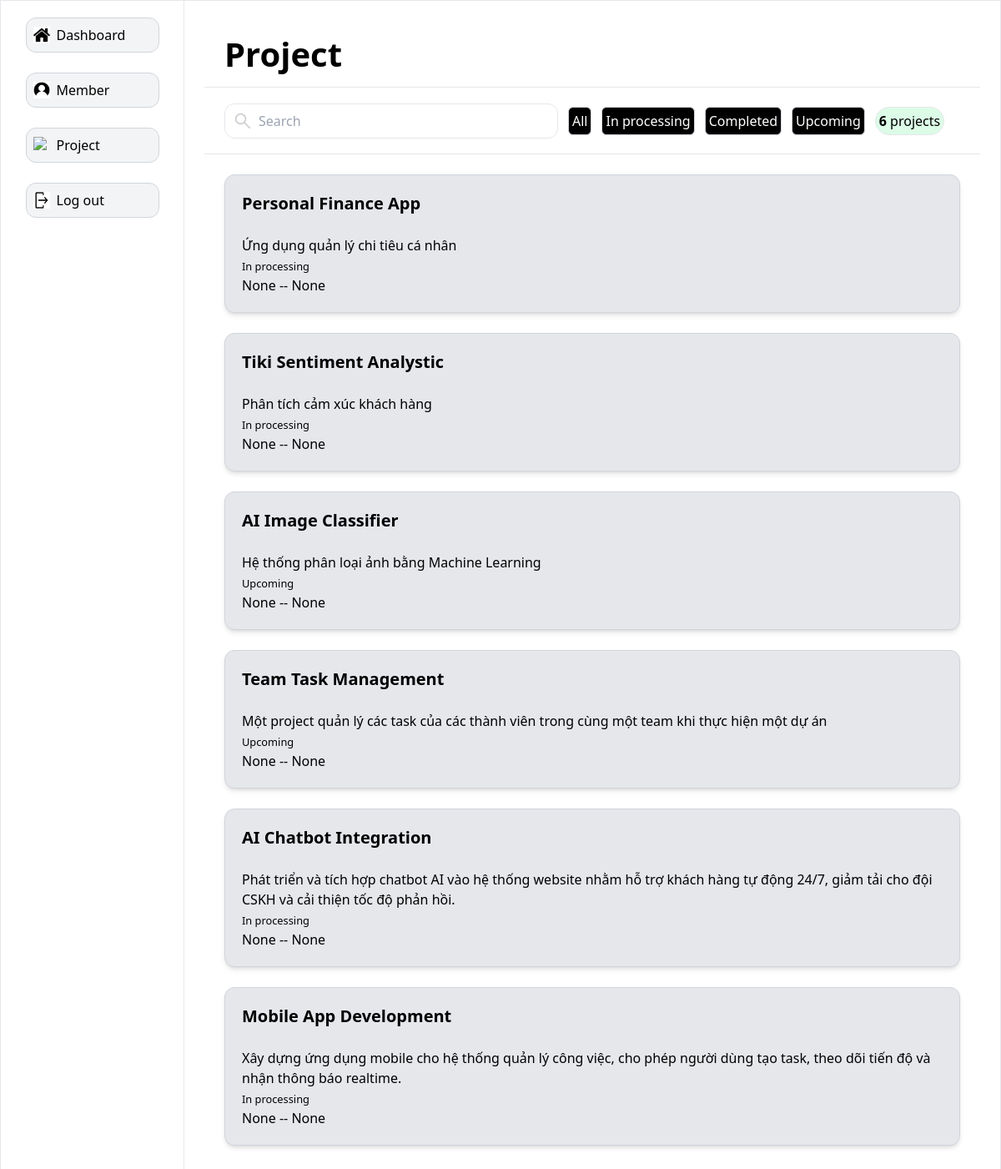
Before: /project/ with the older database file.
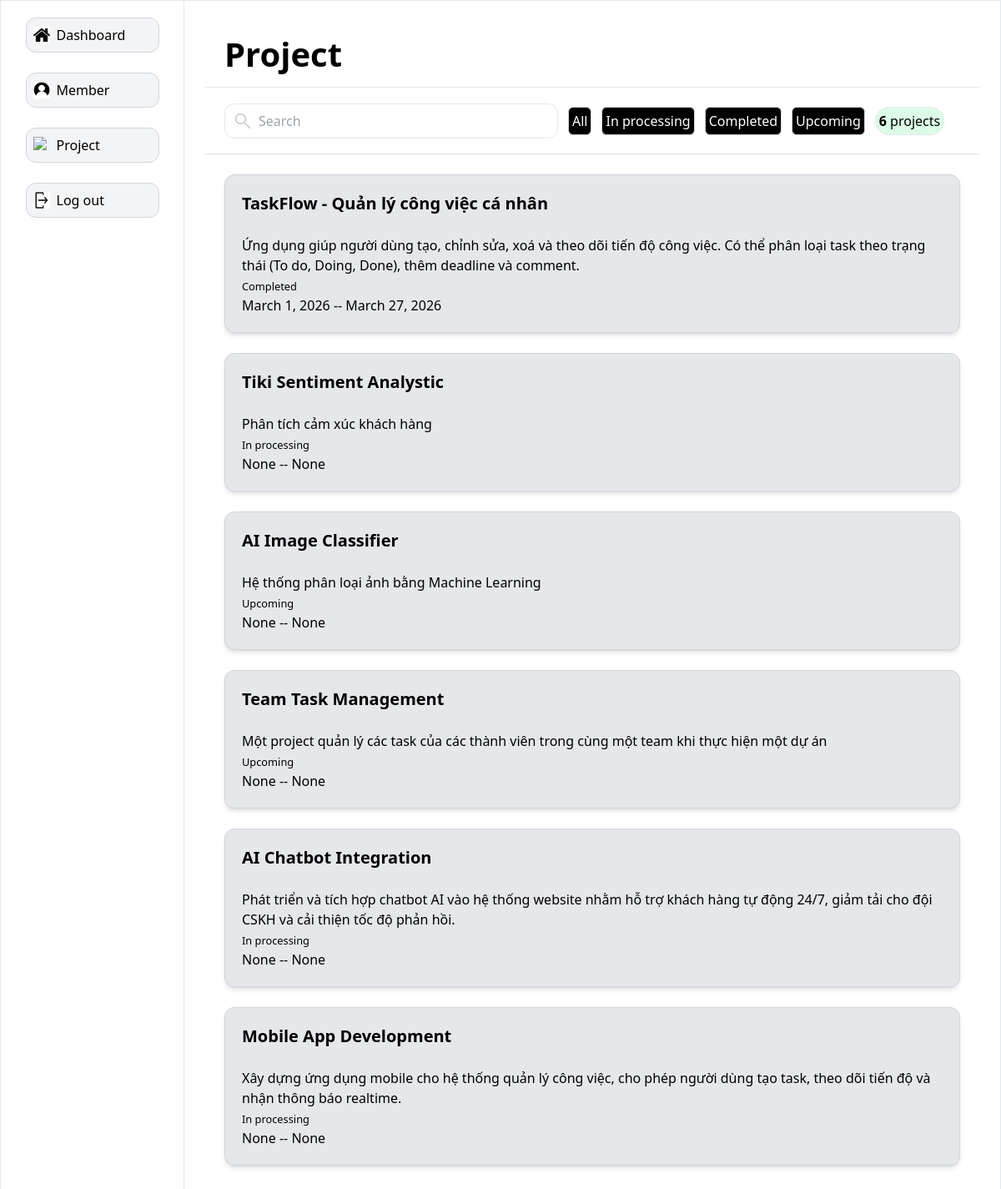
After: the same page with the newer database file.
### main/models.py (models this page shows, shortened)
class Project(models.Model):
    status_dict = [
        ('In processing', 'In processing'),
        ('Completed', 'Completed'),
        ('Upcoming', 'Upcoming')
    ]
    project_id = models.AutoField(primary_key=True)
    project_name = models.CharField(max_length=100, blank=True, null=True)
    description = models.TextField(blank=True, null=True)
    start_date = models.DateField(blank=True, null=True)
    end_date = models.DateField(blank=True, null=True)
    created_by = models.ForeignKey(
        Users,
        on_delete=models.PROTECT,
        related_name='projects'
    )
    status_project = models.CharField(max_length=50, blank=True, null=True, choices=status_dict)

### main/views.py (the view)
# urls.py: path('project/', views.project, name='project'),
def project(request):
    q = request.GET.get('q') if request.GET.get('q') != None else ""
    projects = Project.objects.filter(
        Q(status_project__icontains=q) |
        Q(project_name__icontains=q)
    ).order_by('-start_date')
    project_count = projects.count()
    statuses = [s[0] for s in Project.status_dict]
    context = {'projects': projects, 'statuses': statuses, 'project_count': project_count}
    return render(request, 'main/project.html', context=context)

### main/templates/main/project.html (shortened to what this page needs)
{% extends 'side_bar_member.html' %}
{% load static %}
{% block content %}
<div
  class="bg-white-200 items-center border-b border-b-gray-200 flex px-6 h-[80px] flex justify-between"
>
  <div><h1 class="text-[40px] font-bold">Project</h1></div>
</div>
<div class="bg-white-200 items-center border-b border-b-gray-200 flex px-6 h-[80px]">
  <div class="relative">
    <div class="absolute inset-y-0 left-0 flex items-center pl-3 pointer-events-auto">
      <img src="{% static 'icons/search.png' %}" alt="search icon" class="h-5 w-5" />
    </div>
    <form method='GET' action="{% url 'project' %}">
    <input
      name="q",
      type="text"
      class="pl-10 pr-3 py-2 border border-gray-200 rounded-xl w-[400px]"
      placeholder="Search"
    />
    </form>
  </div>
  <div class="border border-gray-300 rounded-md ml-3 flex justify-between content-center p-1 bg-black text-white">
    <div><a href="{% url 'project' %}">All </a></div>
  </div>
  {% for status in statuses %}
  <div class="border border-gray-300 rounded-md ml-3 flex justify-between content-center p-1 bg-black text-white">
    <div><a href="{% url 'project' %}?q={{status}}">{{status}}</a></div>
  </div>
  {% endfor %}
  <div class="ml-3 border rounded-full p-1 bg-green-100"><h3><span class="font-bold">{{project_count}}</span> projects</h3></div>
</div>
<div class="overflow-y-scroll space-y-6 h-[calc(100vh-200px)] p-6">
  {% for project in projects %}
  <div class="border border-gray-300 rounded-xl p-5 bg bg-gray-200 shadow-md transition delay-150 duration-300 ease-in-out hover:bg-gray-300 hover:scale-100">
      <div class="flex justify-between">
        <div><a href="{% url 'task' project.project_id %}"><span class="font-bold text-xl">{{ project.project_name }}</span></a></div>
      </div>
      <br>
      <p>{{ project.description }}</p>
      <small>{{project.status_project}}</small>
      <p>{{ project.start_date }} -- {{ project.end_date }}</p>
  </div>
  {% endfor %}
</div>
{% endblock %}

### templates/side_bar_member.html (shortened to what this page needs)
{% load static %}
<!DOCTYPE html>
<html lang="en">
<head>
    <script src="https://cdn.tailwindcss.com"></script>
</head>
<body>
    <div class="border border-gray-200 grid grid-cols-[220px_1fr] grid-rows-[80px_1fr] min-h-screen">
        <div class="flex flex-col bg-white border-r border-gray-200 pt-[20px] items-center row-span-2">
            <div class="w-40 space-y-6">
                <button class="flex items-center border border-gray-300 rounded-xl bg-gray-100 p-2 w-full transition delay-150 duration-300 ease-in-out    hover:bg-gray-200 hover:scale-105">
                    <img src="{% static 'icons/dashboard.png' %}" alt="dashboard icon" class="w-5 h-5 mr-2">
                    <a href="{% url 'dashboard' %}">Dashboard</a>
                </button>
                <button class="flex items-center border border-gray-300 rounded-xl bg-gray-100 p-2 w-full transition delay-150 duration-300 ease-in-out    hover:bg-gray-200 hover:scale-105">
                    <img src="{% static 'icons/profile.png' %}" alt="profile icon" class="w-5 h-5 mr-2">
                    <a href="{% url 'member' %}">Member</a>
                </button>
                <button class="flex items-center border border-gray-300 rounded-xl bg-gray-100 p-2 w-full transition delay-150 duration-300 ease-in-out    hover:bg-gray-200 hover:scale-105">
                    <img src="{% static 'icons/project.png' %}" alt="project icon" class="w-5 h-5 mr-2">
                    <a href="{% url 'project' %}">Project</a>
                </button>
                <button class="flex items-center border border-gray-300 rounded-xl bg-gray-100 p-2 w-full transition delay-150 duration-300 ease-in-out    hover:bg-gray-200 hover:scale-105">
                    <img src="{% static 'icons/logout.png' %}" alt="project icon" class="w-5 h-5 mr-2">
                    <a href="{% url 'login' %}">Log out</a>
                </button>
            </div>
        </div>
        <div class="p-6">
             {% block content %}
             {% endblock %}
        </div>
    </div>
</body>
</html>

Changed rows visible on the page:
removed Project: project_name "Personal Finance App", description "Ứng dụng quản lý chi tiêu cá nhân", status_project "In processing", start_date "None", end_date "None"
added Project: project_name "TaskFlow - Quản lý công việc cá nhân", description "Ứng dụng giúp người dùng tạo, chỉnh sửa, xoá và theo dõi tiến độ công việc. Có thể phân loại task theo trạng thái (To do, Doing, Done), thêm deadline và comment.", status_project "Completed", start_date "March 1, 2026", end_date "March 27, 2026"
